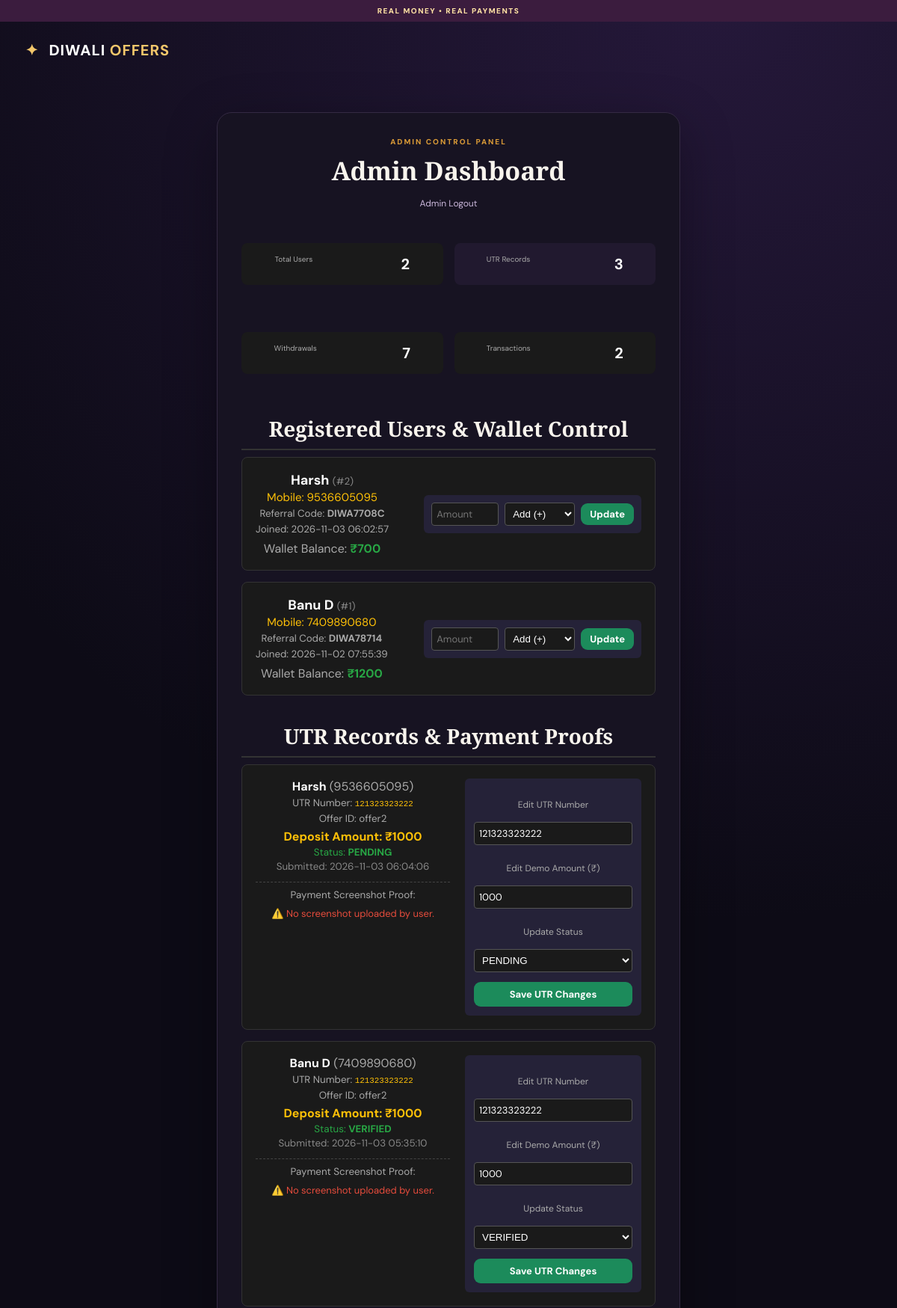
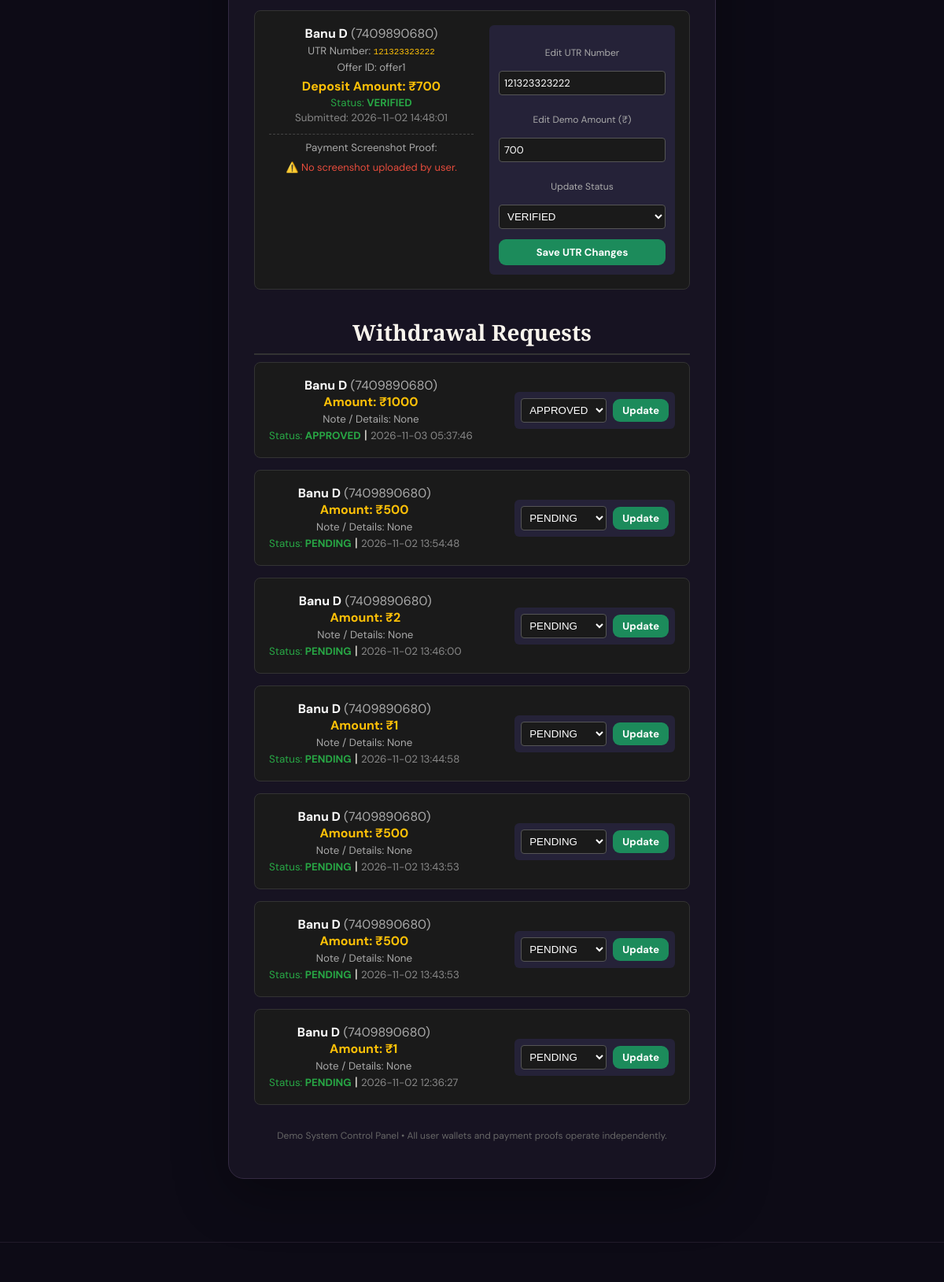
The page /admin/dashboard (signed in) on the database its author committed (2 pictures, top to bottom).
### tables this page shows
CREATE TABLE users (
            id INTEGER PRIMARY KEY AUTOINCREMENT,
            name TEXT NOT NULL, mobile TEXT UNIQUE NOT NULL,
            password_hash TEXT NOT NULL, demo_wallet INTEGER NOT NULL DEFAULT 0,
            referral_code TEXT UNIQUE NOT NULL, referred_by TEXT,
            created_at TEXT DEFAULT CURRENT_TIMESTAMP
        );

CREATE TABLE utr_submissions (
            id INTEGER PRIMARY KEY AUTOINCREMENT,
            user_id INTEGER NOT NULL,
            offer_id TEXT NOT NULL,
            utr TEXT NOT NULL,
            status TEXT NOT NULL DEFAULT 'PENDING',
            created_at TEXT DEFAULT CURRENT_TIMESTAMP
        , amount INTEGER NOT NULL DEFAULT 0);

CREATE TABLE withdrawals (
            id INTEGER PRIMARY KEY AUTOINCREMENT,
            user_id INTEGER NOT NULL,
            amount INTEGER NOT NULL,
            note TEXT,
            status TEXT NOT NULL DEFAULT 'PENDING',
            created_at TEXT DEFAULT CURRENT_TIMESTAMP
        , account_holder TEXT, bank_name TEXT, account_number TEXT, ifsc_code TEXT);

### app.py (the view)
@app.route("/admin/dashboard")
@admin_required
def admin_dashboard():
    with db() as con:
        users = con.execute(
            """SELECT id, name, mobile, referral_code, demo_wallet, created_at
            FROM users ORDER BY id DESC"""
        ).fetchall()
        utrs = con.execute(
            """SELECT utr_submissions.*, users.name, users.mobile
            FROM utr_submissions
            JOIN users ON users.id = utr_submissions.user_id
            ORDER BY utr_submissions.id DESC"""
        ).fetchall()
        withdrawals = con.execute(
            """SELECT withdrawals.*, users.name, users.mobile
            FROM withdrawals
            JOIN users ON users.id = withdrawals.user_id
            ORDER BY withdrawals.id DESC"""
        ).fetchall()
        total_users = con.execute("SELECT COUNT(*) FROM users").fetchone()[0]
        total_utrs = con.execute("SELECT COUNT(*) FROM utr_submissions").fetchone()[0]
        total_withdrawals = con.execute("SELECT COUNT(*) FROM withdrawals").fetchone()[0]
        total_transactions = con.execute("SELECT COUNT(*) FROM transactions").fetchone()[0]
    return render_template(
        "admin_dashboard.html",
        users=users,
        utrs=utrs,
        withdrawals=withdrawals,
        total_users=total_users,
        total_utrs=total_utrs,
        total_withdrawals=total_withdrawals,
        total_transactions=total_transactions
    )

### app.py (called while the page is built)
def db():
    conn = sqlite3.connect(DB_PATH)
    conn.row_factory = sqlite3.Row
    return conn

def current_user():
    if not session.get("user_id"):
        return None
    with db() as con:
        return con.execute(
            "SELECT * FROM users WHERE id=?",
            (session["user_id"],)
        ).fetchone()

def admin_required(fn):
    @wraps(fn)
    def wrapped(*args, **kwargs):
        if not session.get("is_admin"):
            return redirect(url_for("admin_login"))
        return fn(*args, **kwargs)
    return wrapped

@app.context_processor
def inject_globals():
    return {"current_user": current_user(), "demo_mode": True}

### templates/admin_dashboard.html (shortened to what this page needs)
{% extends "base.html" %}
{% block content %}
<div class="checkout-wrap">
  <div class="checkout-card" style="max-width: 950px; width: 100%;">
    <div class="eyebrow">ADMIN CONTROL PANEL</div>
    <h1>Admin Dashboard</h1>
    <a class="back-link" href="{{ url_for('admin_logout') }}">Admin Logout</a>
    <div style="display: grid; grid-template-columns: repeat(auto-fit, minmax(200px, 1fr)); gap: 15px; margin: 20px 0;">
      <div class="checkout-summary" style="background: #1a1a1a; padding: 15px; border-radius: 8px; text-align: center;">
        <small style="color: #aaa;">Total Users</small><br>
        <strong style="font-size: 20px; color: #fff;">{{ total_users }}</strong>
      </div>
      <div class="checkout-summary" style="background: & #1a1a1a; padding: 15px; border-radius: 8px; text-align: center;">
        <small style="color: #aaa;">UTR Records</small><br>
        <strong style="font-size: 20px; color: #fff;">{{ total_utrs }}</strong>
      </div>
      <div class="checkout-summary" style="background: #1a1a1a; padding: 15px; border-radius: 8px; text-align: center;">
        <small style="color: #aaa;">Withdrawals</small><br>
        <strong style="font-size: 20px; color: #fff;">{{ total_withdrawals }}</strong>
      </div>
      <div class="checkout-summary" style="background: #1a1a1a; padding: 15px; border-radius: 8px; text-align: center;">
        <small style="color: #aaa;">Transactions</small><br>
        <strong style="font-size: 20px; color: #fff;">{{ total_transactions }}</strong>
      </div>
    </div>
    <h2 style="margin-top: 30px; border-bottom: 2px solid #333; padding-bottom: 8px;">Registered Users & Wallet Control</h2>
    {% for user in users %}
    <div style="display: flex; justify-content: space-between; align-items: center; flex-wrap: wrap; gap: 15px; margin-bottom: 15px; background: #1a1a1a; padding: 18px; border-radius: 8px; border: 1px solid #333;">
        <div>
            <strong style="font-size: 18px; color: #fff;">{{ user.name }}</strong> <small style="color: #888;">(#{{ user.id }})</small><br>
            <span style="color: #ffc107; font-size: 15px;">Mobile: {{ user.mobile }}</span><br>
            <small style="color: #aaa;">Referral Code: <b>{{ user.referral_code }}</b></small><br>
            <small style="color: #aaa;">Joined: {{ user.created_at }}</small><br>
            <div style="margin-top: 6px;">
                <span style="color: #aaa;">Wallet Balance:</span> <strong style="color: #28a745; font-size: 16px;">₹{{ user.demo_wallet }}</strong>
            </div>
        </div>
        <form method="POST" action="{{ url_for('admin_update_wallet', user_id=user.id) }}" style="display: flex; gap: 8px; align-items: center; background: #252238; padding: 10px; border-radius: 6px;">
            <input type="number" name="amount" placeholder="Amount" min="1" required style="width: 90px; padding: 6px; background: #1a1a1a; color: #fff; border: 1px solid #555; border-radius: 4px;">
            <select name="action" style="padding: 6px; background: #1a1a1a; color: #fff; border: 1px solid #555; border-radius: 4px;">
                <option value="add">Add (+)</option>
            </select>
            <button class="btn success" type="submit" style="padding: 6px 12px; cursor: pointer;">Update</button>
        </form>
    </div>
    {% else %}
    <p style="color: #888;">No users found.</p>
    {% endfor %}
    <h2 style="margin-top: 35px; border-bottom: 2px solid #333; padding-bottom: 8px;">UTR Records & Payment Proofs</h2>
    {% for item in utrs %}
    <div style="background: #1a1a1a; padding: 18px; border-radius: 8px; margin-bottom: 15px; display: flex; justify-content: space-between; flex-wrap: wrap; gap: 20px; align-items: flex-start; border: 1px solid #333;">
        <div style="flex: 1; min-width: 260px;">
            <strong style="color: #fff; font-size: 16px;">{{ item.name }}</strong> <span style="color: #aaa;">({{ item.mobile }})</span><br>
            <small style="color: #aaa;">UTR Number: <code style="color: #ffc107;">{{ item.utr }}</code></small><br>
            <small style="color: #aaa;">Offer ID: {{ item.offer_id }}</small><br>
            <strong style="color: #ffc107; display: block; margin-top: 4px;">Deposit Amount: ₹{{ item.amount }}</strong>
            <small style="color: #28a745; display: block; margin-top: 2px;">Status: <b>{{ item.status }}</b></small>
            <small style="color: #888; display: block; margin-top: 2px;">Submitted: {{ item.created_at }}</small>
            <div style="margin-top: 12px; padding-top: 8px; border-top: 1px dashed #444;">
                <small style="color: #aaa; display: block; margin-bottom: 5px;">Payment Screenshot Proof:</small>
                {% if item.screenshot %}
                <a href="{{ url_for('static', filename='uploads/' + item.screenshot) }}" target="_blank">
                    <img src="{{ url_for('static', filename='uploads/' + item.screenshot) }}" alt="Payment Proof" style="width: 120px; height: auto; border-radius: 6px; border: 1px solid #555; cursor: pointer; object-fit: cover;">
                </a>
                <br><small style="color: #4da6ff; font-size: 11px;">🔍 Click image to view full screen</small>
                {% else %}
                <span style="color: #e74c3c; font-size: 13px;">⚠️ No screenshot uploaded by user.</span>
                {% endif %}
            </div>
        </div>
        <form method="POST" action="{{ url_for('admin_update_utr', utr_id=item.id) }}" style="display: flex; flex-direction: column; gap: 8px; flex: 1; min-width: 220px; background: #252238; padding: 12px; border-radius: 6px;">
            <label style="color: #aaa; font-size: 12px;">Edit UTR Number</label>
            <input type="text" name="utr" value="{{ item.utr }}" maxlength="12" required style="padding: 6px; background: #1a1a1a; color: #fff; border: 1px solid #555; border-radius: 4px;">
            <label style="color: #aaa; font-size: 12px;">Edit Demo Amount (₹)</label>
            <input type="number" name="amount" value="{{ item.amount }}" min="0" max="100000" required style="padding: 6px; background: #1a1a1a; color: #fff; border: 1px solid #555; border-radius: 4px;">
            <label style="color: #aaa; font-size: 12px;">Update Status</label>
            <select name="status" style="padding: 6px; background: #1a1a1a; color: #fff; border: 1px solid #555; border-radius: 4px;">
                <option value="PENDING" {% if item.status == 'PENDING' %}selected{% endif %}>PENDING</option>
                <option value="VERIFIED" {% if item.status == 'VERIFIED' %}selected{% endif %}>VERIFIED</option>
            </select>
            <button class="btn success" type="submit" style="margin-top: 5px; padding: 8px; cursor: pointer;">Save UTR Changes</button>
        </form>
    </div>
    {% else %}
    <p style="color: #888;">No UTR records found.</p>
    {% endfor %}
    <h2 style="margin-top: 35px; border-bottom: 2px solid #333; padding-bottom: 8px;">Withdrawal Requests</h2>
    {% for item in withdrawals %}
      <div style="background: #1a1a1a; padding: 18px; border-radius: 8px; margin-bottom: 15px; display: flex; justify-content: space-between; align-items: center; flex-wrap: wrap; gap: 15px; border: 1px solid #333;">
        <div>
          <strong style="color: #fff; font-size: 16px;">{{ item.name }}</strong> <span style="color: #aaa;">({{ item.mobile }})</span><br>
          <strong style="color: #ffc107; font-size: 16px;">Amount: ₹{{ item.amount }}</strong><br>
          <small style="color: #aaa;">Note / Details: {{ item.note or 'None' }}</small><br>
          <small style="color: #28a745;">Status: <b>{{ item.status }}</b></small> | <small style="color: #888;">{{ item.created_at }}</small>
        </div>
        <form method="POST" action="{{ url_for('admin_update_withdrawal', request_id=item.id) }}" style="display: flex; gap: 8px; align-items: center; background: #252238; padding: 8px; border-radius: 6px;">
          <select name="status" style="padding: 6px; background: #1a1a1a; color: #fff; border: 1px solid #555; border-radius: 4px;">
            <option value="PENDING" {% if item.status == 'PENDING' %}selected{% endif %}>PENDING</option>
            <option value="APPROVED" {% if item.status == 'APPROVED' %}selected{% endif %}>APPROVED</option>
          </select>
          <button class="btn success" type="submit" style="padding: 6px 12px; cursor: pointer;">Update</button>
        </form>
      </div>
    {% else %}
      <p style="color: #888;">No withdrawal requests found.</p>
    {% endfor %}
    <p class="muted" style="margin-top: 30px; text-align: center; color: #666; font-size: 12px;">
      Demo System Control Panel • All user wallets and payment proofs operate independently.
    </p>
  </div>
</div>
{% endblock %}

### static/style.css (style rules this page uses)
:root { --bg:#0d0b16;--panel:#171322;--panel2:#21192f;--gold:#f3c76b;--gold2:#d99a37;--text:#f8f4ed;--muted:#aaa2b5;--line:#342a43;--purple:#9b69d5 }
* { box-sizing:border-box }
html { scroll-behavior:smooth }
body { margin:0;background:radial-gradient(circle at 80% 0%,#25183a 0,transparent 35%),var(--bg);color:var(--text);font-family:'DM Sans',sans-serif;min-height:100vh }
.eyebrow { font-size:10px;letter-spacing:2px;font-weight:800;color:var(--gold2) }
h1,h2 { font-family:'Playfair Display',serif;margin:9px 0 }
h1 { font-size:38px }
h2 { font-size:28px }
.muted { color:var(--muted);font-size:13px;line-height:1.6 }
.auth-card,.checkout-card { background:var(--panel);border:1px solid var(--line);padding:32px;border-radius:20px;box-shadow:0 20px 70px #0005 }
label { display:block;font-size:12px;color:#d8d0df;margin:15px 0 7px }
input { width:100%;background:#0f0c18;border:1px solid #40344f;border-radius:9px;padding:13px 14px;color:white;outline:none;font:inherit;font-size:13px }
.btn { border:0;border-radius:9px;padding:13px 18px;display:inline-flex;justify-content:center;align-items:center;text-decoration:none;font:700 13px 'DM Sans',sans-serif;cursor:pointer;transition:.2s }
.amount-line small,.checkout-summary small { display:block;color:var(--muted);font-size:10px;margin-bottom:5px }
.checkout-wrap { max-width:620px;margin:10px auto }
.back-link { color:#cbb8dc;text-decoration:none;font-size:12px }
.checkout-card { margin-top:20px;text-align:center }
.checkout-card h1 { font-size:34px }
.checkout-summary { display:flex;justify-content:space-around;background:#21192f;border-radius:12px;padding:18px;margin:24px 0 }
.checkout-summary strong { font-size:23px;color:var(--gold) }
.success { background:#1c8b5b;color:white }

### rows shown on the page
users: name "Harsh", id "2", mobile "9536605095", referral_code "DIWA7708C", created_at "2026-11-03 06:02:57", demo_wallet "700"
users: name "Banu D", id "1", mobile "7409890680", referral_code "DIWA78714", created_at "2026-11-02 07:55:39", demo_wallet "1200"
utr_submissions: name "Harsh", mobile "9536605095", utr "121323323222", offer_id "offer2", amount "1000", status "PENDING", created_at "2026-11-03 06:04:06"
utr_submissions: name "Banu D", mobile "7409890680", utr "121323323222", offer_id "offer2", amount "1000", status "VERIFIED", created_at "2026-11-03 05:35:10"
utr_submissions: name "Banu D", mobile "7409890680", utr "121323323222", offer_id "offer1", amount "700", status "VERIFIED", created_at "2026-11-02 14:48:01"
withdrawals: name "Banu D", mobile "7409890680", amount "1000", note "None", status "APPROVED", created_at "2026-11-03 05:37:46"
withdrawals: name "Banu D", mobile "7409890680", amount "500", note "None", status "PENDING", created_at "2026-11-02 13:54:48"
withdrawals: name "Banu D", mobile "7409890680", amount "2", note "None", status "PENDING", created_at "2026-11-02 13:46:00"
withdrawals: name "Banu D", mobile "7409890680", amount "1", note "None", status "PENDING", created_at "2026-11-02 13:44:58"
withdrawals: name "Banu D", mobile "7409890680", amount "500", note "None", status "PENDING", created_at "2026-11-02 13:43:53"
withdrawals: name "Banu D", mobile "7409890680", amount "500", note "None", status "PENDING", created_at "2026-11-02 13:43:53"
withdrawals: name "Banu D", mobile "7409890680", amount "1", note "None", status "PENDING", created_at "2026-11-02 12:36:27"

### other values the page prints
{{ total_users }} "2"
{{ total_utrs }} "3"
{{ total_withdrawals }} "7"
{{ total_transactions }} "2"
